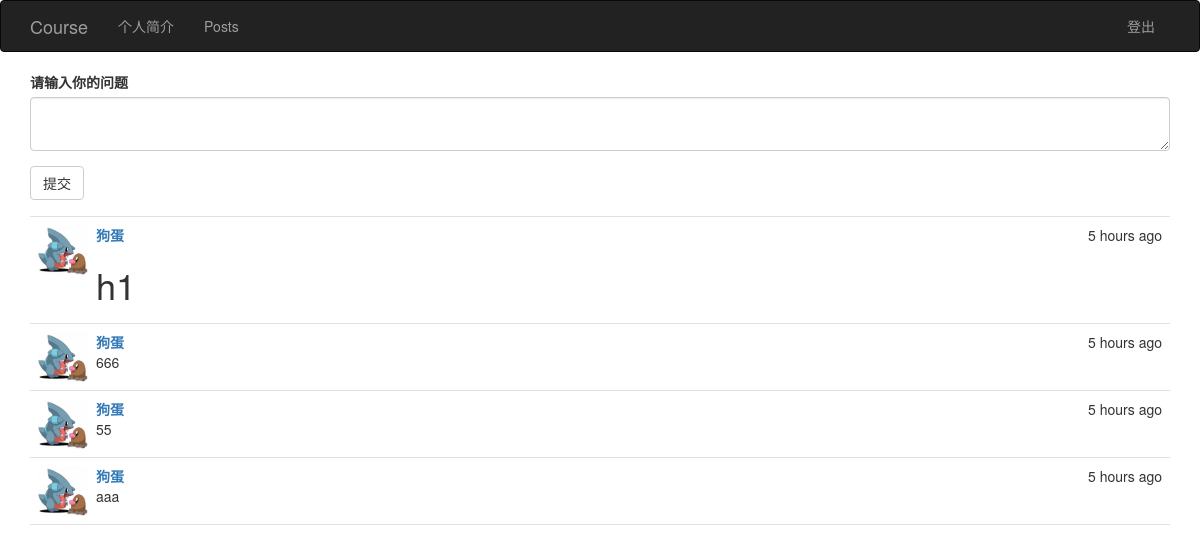
The app's page /post (signed in) with its own data.
### app/models.py (models this page shows, shortened)
class Post(db.Model):
    __tablename__ = 'posts'
    id = db.Column(db.Integer, primary_key=True)
    body = db.Column(db.Text)
    body_html = db.Column(db.Text)
    timestamp = db.Column(db.DateTime, index=True, default=datetime.utcnow)
    author_id = db.Column(db.Integer, db.ForeignKey('users.id'))

class User(UserMixin, db.Model):
    __tablename__ = 'users'
    id = db.Column(db.Integer, primary_key=True)
    name = db.Column(db.String(64), unique=True, index=True)
    password = db.Column(db.String(64))
    registerTime = db.Column(db.DateTime, default=datetime.utcnow)
    email = db.Column(db.String(64), nullable=True)
    posts = db.relationship('Post', backref='author', lazy='dynamic')
    courses = db.relationship('Role', back_populates='user')

### app/main/views.py (the view)
@main.route('/post', methods=['GET', 'POST'])
@login_required
def post():
    form = PostForm()
    if form.validate_on_submit():
        post = Post(body=form.body.data,
                    author=current_user._get_current_object())
        db.session.add(post)
        db.session.commit()
        return redirect(url_for('.post'))
    posts = Post.query.order_by(Post.timestamp.desc()).all()
    head = get_user_head(current_user.id)
    return render_template('posts.html', form=form, posts=posts, head=head)

### app/main/forms.py
class PostForm(FlaskForm):
    body = PageDownField('请输入你的问题', validators=[DataRequired()])
    submit = SubmitField('提交')

### app/main/views.py (called while the page is built)
def get_user_head(id):
    head = '/static/heads/default.jpg'
    f = [f for f in os.listdir('app/static/heads') \
               if f.startswith(str(id))]
    if len(f) != 0:
        head = os.path.join('/static/heads', f[0])
    return head

### app/models.py (called while the page is built)
@loginManager.user_loader
def load_user(user_id):
    return User.query.get(int(user_id))

### app/templates/posts.html
{% extends "base.html" %}
{% import "bootstrap/wtf.html" as wtf %}
{% block page_content %}
<div>
    {{ wtf.quick_form(form) }}
</div>
<ul class="posts">
    {% for post in posts %}
    <li class="post">
        <div class="post-thumnail">
            <div class="post-head">
                <img class="img-rounded" src={{ head }} width=50 height=50 />
            </div>
            <div class="post-date">{{ moment(post.timestamp).fromNow() }}</div>
            <div class="post-author">
                <a href="{{ url_for('.user_profile', id=post.author.id) }}">
                    {{ post.author.name }}
                </a>
            </div>
            <div class="post-body">
                {% if post.body_html %}
                    {{ post.body_html | safe }}
                {% else %}
                    {{ post.body }}
                {% endif %}
            </div>
        </div>
    </li>
    {% endfor %}
</ul>
{% endblock %}

### app/static/css/styles.css (style rules this page uses)
ul.posts { list-style-type: none; padding: 0px; margin: 16px 0px 0px 0px; border-top: 1px solid #e0e0e0; }
ul.posts li.post { padding: 8px; border-bottom: 1px solid #e0e0e0; }
div.post-date { float: right; }
div.post-author { font-weight: bold; }
div.post-head { float: left; margin-right: 8px }

### records on screen
Post: timestamp "5 hours ago", author.name "狗蛋", body_html "h1"
Post: timestamp "5 hours ago", author.name "狗蛋", body_html "666"
Post: timestamp "5 hours ago", author.name "狗蛋", body_html "55"
Post: timestamp "5 hours ago", author.name "狗蛋", body_html "aaa"
